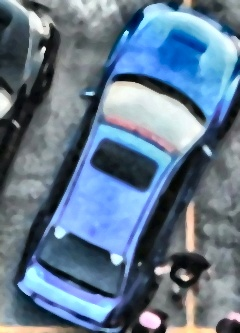
#> input picture datasets/dataset_resnet/train/Illegal-parking/023_Illegal-parking.jpg, 240 x 333 px
$ python DenoisingApplyOnResNet.py
#> lines starting #> are read from the running program, lines starting #| are printed output that depends on the picture
#> in process_split, image is the input picture: shape (333, 240, 3); mean B, G, R 143, 121.3, 98.7
### preprocessing/SingleDenoiseFunctions.py
import cv2
from matplotlib import pyplot as plt
import numpy as np


def denoise_median(img, show):
    """
    Apply median filter on image and optionally show the result
    """
#> called with show = 0
    dst = cv2.medianBlur(img, 5)
    if show:
        plt.figure(figsize=(12, 6))
        plt.subplot(121), plt.imshow(img), plt.title('Original Image')
        plt.axis('off')
        plt.subplot(122), plt.imshow(dst), plt.title('Denoised Image (Median Filter)')
        plt.axis('off')
        plt.show()
    return dst

# [28 lines left out: functions denoise_gaussian, increase_luminosity, not called in this run]

def increase_contrast(img, show):
    """
    Increase the contrast of the image with histogram equalization and optionally show the result
    """
#> called with show = 0
    clahe = cv2.createCLAHE(clipLimit=3.0, tileGridSize=(8, 8))
    lab = cv2.cvtColor(img, cv2.COLOR_BGR2LAB)
#> lab: shape (333, 240, 3); mean of channels 0, 1, 2 125, 127.1, 114.2
    l, a, b = cv2.split(lab)
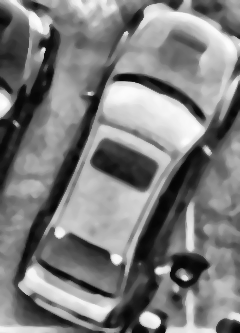
#> l: shape (333, 240); min 5, max 254, mean 125
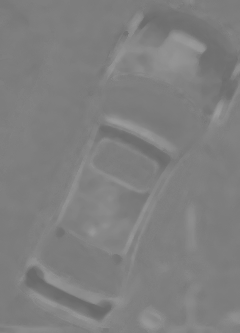
#> a: shape (333, 240); min 104, max 156, mean 127.1
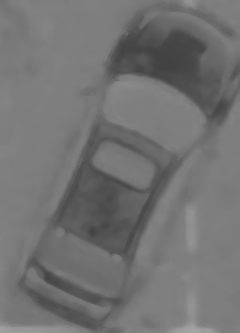
#> b: shape (333, 240); min 65, max 165, mean 114.2
    cl = clahe.apply(l)
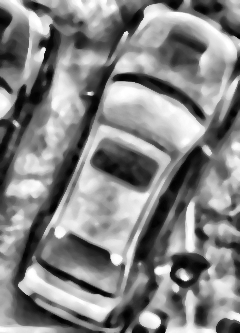
#> cl: shape (333, 240); min 1, max 255, mean 132
    lab_clahe = cv2.merge((cl, a, b))
#> lab_clahe: shape (333, 240, 3); mean of channels 0, 1, 2 132, 127.1, 114.2
    dst = cv2.cvtColor(lab_clahe, cv2.COLOR_LAB2BGR)
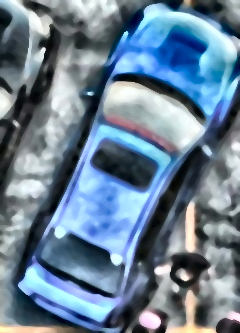
#> dst: shape (333, 240, 3); mean B, G, R 148.6, 128.7, 106.2
    if show:
        plt.figure(figsize=(12, 6))
        plt.subplot(121), plt.imshow(img), plt.title('Original Image')
        plt.axis('off')
        plt.subplot(122), plt.imshow(dst), plt.title('Image (Increased Contrast)')
        plt.axis('off')
        plt.show()
    return dst

# [15 lines left out: function increase_saturation, not called in this run]

### preprocessing/DenoisingApplyOnResNet.py
import cv2
from pathlib import Path
from tqdm import tqdm
from SingleDenoiseFunctions import increase_contrast, denoise_median

'''
Function used in preprocessing to apply denoising to the raw dataset for classification of occupied parking slots
and then save the result as dataset_resnet
'''

src_root = Path("...")  # raw dataset before denoising
dst_root = Path("../datasets/dataset_resnet")   # dataset after denoising


def process_split(split):
    """
    Apply the procedure to all 3 splits: train, valid, test;
    Each containing subfolders like Slot-occupied, Illegal-parking
    """
    split_dir = src_root / split
#> (the run stopped early here; a loop or call above may not have finished)
